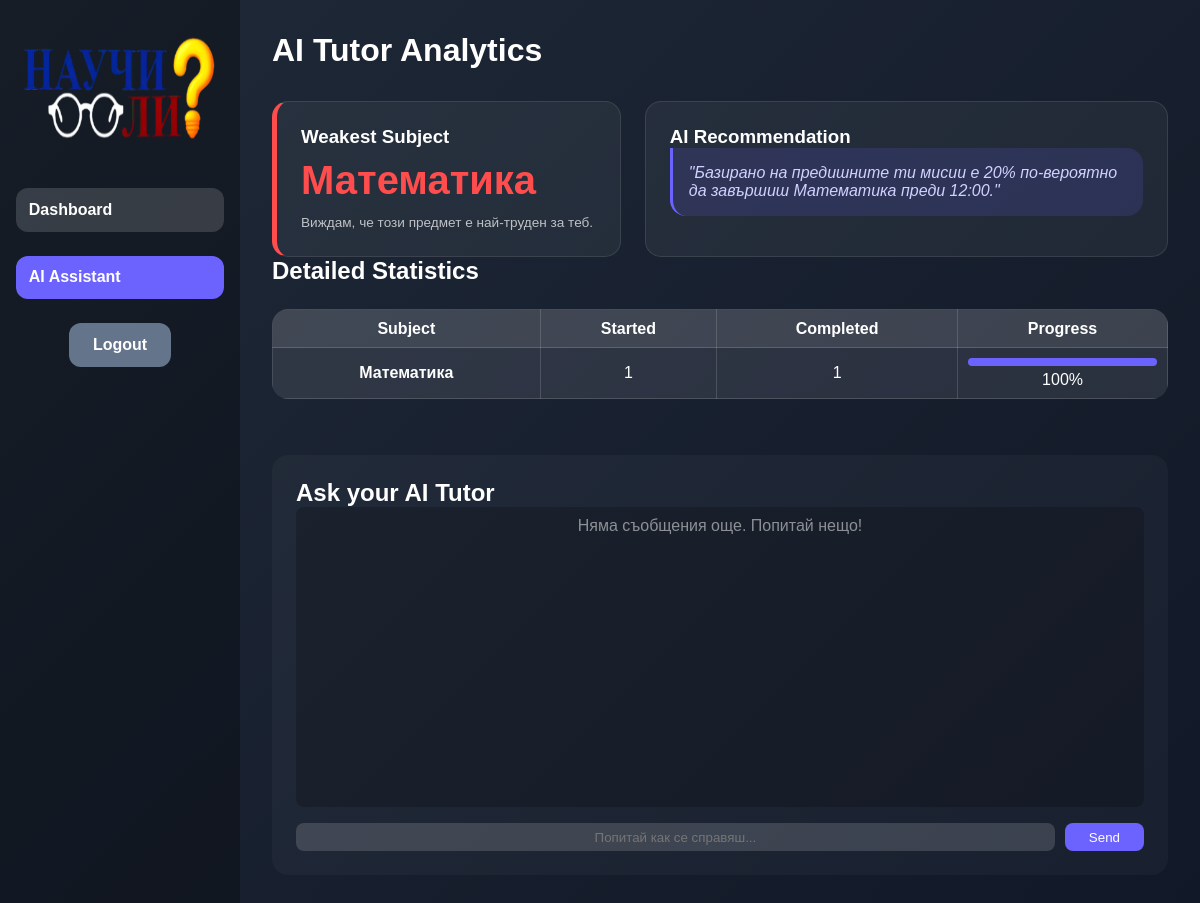
/ai_assistant (signed in), run on an earlier commit of the app's database.
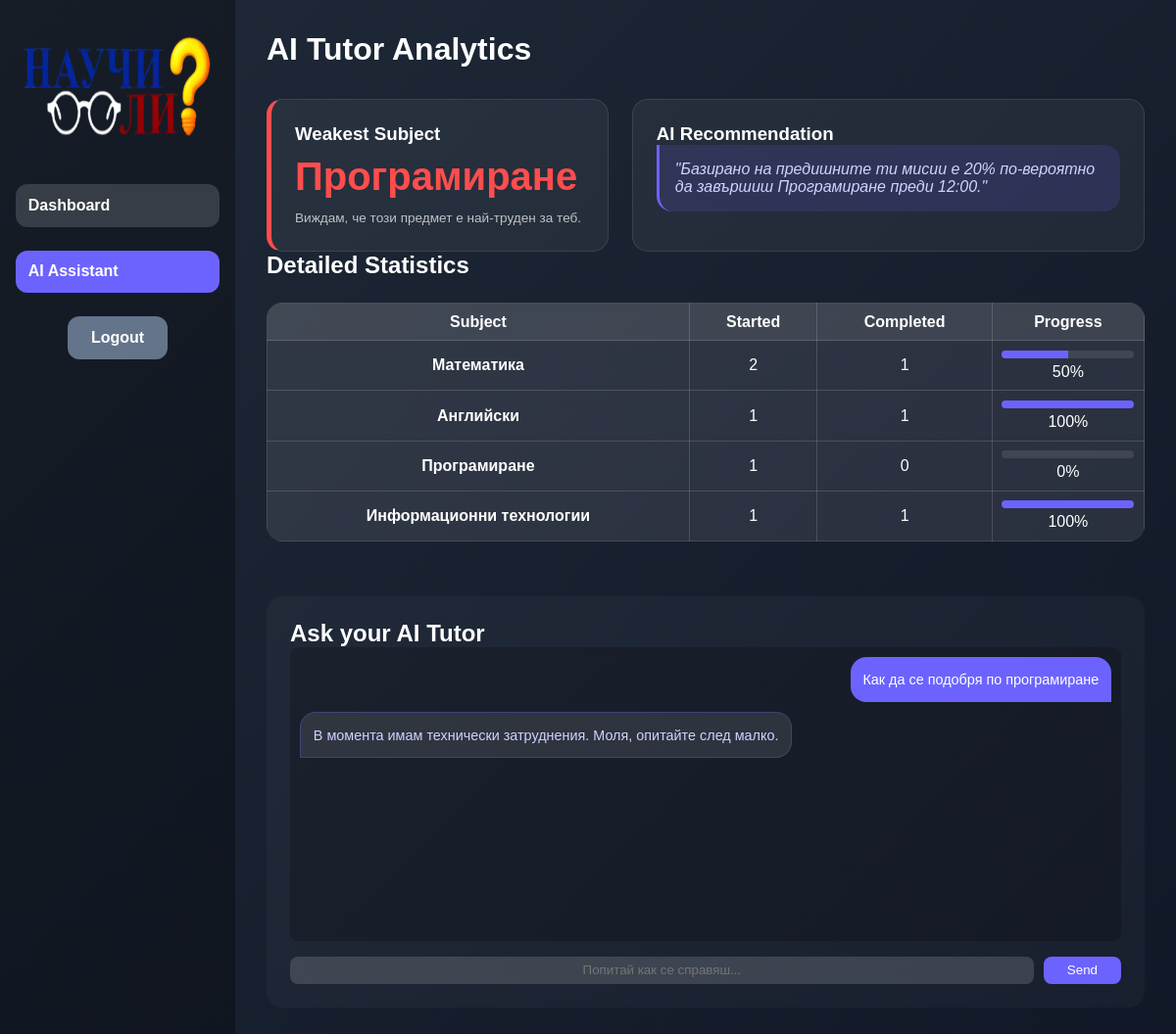
And on a later commit of the database.
### app.py (models this page shows)
class Mission(db.Model):
    id = db.Column(db.Integer, primary_key=True)
    title = db.Column(db.String(200))
    duration = db.Column(db.Integer)      # <--- Make sure this line exists!
    xp_reward = db.Column(db.Integer)
    completed = db.Column(db.Boolean, default=False)
    remaining_seconds = db.Column(db.Integer, default=0)
    user_id = db.Column(db.Integer, db.ForeignKey('user.id'))

class ChatMessage(db.Model):
    id = db.Column(db.Integer, primary_key=True)
    content = db.Column(db.Text, nullable=False)
    is_ai = db.Column(db.Boolean, default=False)
    timestamp = db.Column(db.DateTime, default=datetime.utcnow)
    user_id = db.Column(db.Integer, db.ForeignKey('user.id'))

### app.py (the view)
@app.route('/ai_assistant')
@login_required
def ai_assistant():
    weakest_subject = get_weakest_subject(current_user.id)
    all_missions = Mission.query.filter_by(user_id=current_user.id).all()
    subject_stats = {}
    for m in all_missions:
        subj = m.title.replace("Study Session: ", "")
        if subj not in subject_stats:
            subject_stats[subj] = {'total': 0, 'completed': 0}
        subject_stats[subj]['total'] += 1
        if m.completed:
            subject_stats[subj]['completed'] += 1
    chat_history = ChatMessage.query.filter_by(user_id=current_user.id).order_by(ChatMessage.timestamp.asc()).all()
    return render_template('ai_assistant.html',
                           stats=subject_stats,
                           weakest_subject=weakest_subject,
                           chat_history=chat_history) # <--- Make sure this is here!

### app.py (called while the page is built)
@login_manager.user_loader
def load_user(user_id):
    return User.query.get(int(user_id))

def get_weakest_subject(user_id):
    all_missions = Mission.query.filter_by(user_id=user_id).all()
    if not all_missions:
        return "None yet"
    subject_stats = {}
    for m in all_missions:
        subj = m.title.replace("Study Session: ", "")
        if subj not in subject_stats:
            subject_stats[subj] = {'total': 0, 'completed': 0}
        subject_stats[subj]['total'] += 1
        if m.completed:
            subject_stats[subj]['completed'] += 1
    weakest_subject = "None yet"
    lowest_rate = 101
    for subj, stats in subject_stats.items():
        rate = (stats['completed'] / stats['total']) * 100
        if rate < lowest_rate:
            lowest_rate = rate
            weakest_subject = subj
    return weakest_subject

### templates/ai_assistant.html (shortened to what this page needs)
<!DOCTYPE html>
<html lang="bg">
<head>
    <link rel="stylesheet" href="{{ url_for('static', filename='style.css') }}">
</head>
<body>
    <div class="container">
        <div class="sidebar">
            <div class="logo"><img src="{{ url_for('static', filename='logo.png') }}"></div>
            <a href="{{ url_for('dashboard') }}" class="tab-button">Dashboard</a>
            <a href="{{ url_for('ai_assistant') }}" class="tab-button active">AI Assistant</a>
            <a href="{{ url_for('logout') }}" class="back-btn">Logout</a>
        </div>
        <div class="content-area">
            <h1>AI Tutor Analytics</h1>
            <div class="ai-grid">
                <div class="ai-card highlight">
                    <h3>Weakest Subject</h3>
                    <p class="stat-focus">{{ weakest_subject }}</p>
                    <p class="ai-hint">Виждам, че този предмет е най-труден за теб.</p>
                </div>
                <div class="ai-card">
                    <h3>AI Recommendation</h3>
                    <div class="chat-bubble">
                        "Базирано на предишните ти мисии е 20% по-вероятно да завършиш {{ weakest_subject }} преди
                        12:00."
                    </div>
                </div>
            </div>
            <div class="stats-container">
                <h2>Detailed Statistics</h2>
                <table>
                    <thead>
                        <tr>
                            <th>Subject</th>
                            <th>Started</th>
                            <th>Completed</th>
                            <th>Progress</th>
                        </tr>
                    </thead>
                    <tbody>
                        {% for subj, data in stats.items() %}
                        {% set rate = (data.completed / data.total * 100)|round|int %}
                        <tr>
                            <td><strong>{{ subj }}</strong></td>
                            <td>{{ data.total }}</td>
                            <td>{{ data.completed }}</td>
                            <td>
                                <div class="progress-bg">
                                    <div class="progress-fill" style="width: {{ rate }}%;"></div>
                                </div>
                                <span>{{ rate }}%</span>
                            </td>
                        </tr>
                        {% endfor %}
                    </tbody>
                </table>
            </div>
            <div class="chat-section">
                <h2>Ask your AI Tutor</h2>
                <div class="chat-window" id="chatWindow">
                    {% if chat_history %}
                    {% for msg in chat_history %}
                    <div class="message {{ 'ai-msg' if msg.is_ai else 'user-msg' }}">
                        {{ msg.content }}
                    </div>
                    {% endfor %}
                    {% else %}
                    <p style="text-align: center; opacity: 0.5;">Няма съобщения още. Попитай нещо!</p>
                    {% endif %}
                </div>
                <form action="{{ url_for('ask_ai') }}" method="POST" class="chat-input-area">
                    <input type="text" name="message" placeholder="Попитай как се справяш..." required>
                    <button type="submit" onclick="showLoading()">Send</button>
                </form>
            </div>
        </div>
    </div>
</body>
</html>

### static/style.css (style rules this page uses)
* { margin: 0; padding: 0; box-sizing: border-box; font-family: Arial, Helvetica, sans-serif; }
body { background: linear-gradient(135deg, #1f2937, #111827); color: #fff; min-height: 100vh; }
.container { display: flex; min-height: 100vh; }
.sidebar { width: 15rem; background: rgba(0,0,0,0.3); display: flex; flex-direction: column; align-items: center; padding: 2rem 1rem; gap: 1.5rem; }
.sidebar .logo img { width: 15rem; height: 7rem; margin-bottom: 1rem; filter: brightness(120%); }
.sidebar .tab-button { width: 100%; padding: 0.8rem; background: rgba(255,255,255,0.15); border: none; text-decoration: none; border-radius: 0.75rem; color: #fff; font-weight: bold; cursor: pointer; transition: background 0.2s; }
.tab-button { width: 100%; padding: 0.8rem; background: rgba(255,255,255,0.15); border: none; border-radius: 0.75rem; color: #fff; font-weight: bold; cursor: pointer; transition: background 0.2s; }
.tab-button.active { background: #6c63ff; }
.content-area { flex: 1; padding: 2rem; display: flex; flex-direction: column; }
.back-btn { display: inline-block; padding: 0.8rem 1.5rem; background: #64748b; border-radius: 0.75rem; text-decoration: none; color: white; font-weight: bold; transition: 0.3s; }
a { color: #3b82f6; }
.content-area table { width: 100%; border-collapse: collapse; margin: 1.5rem 0; background: rgba(255,255,255,0.05); border-radius: 1rem; overflow: hidden; }
.content-area th, .content-area td { border: 1px solid rgba(255,255,255,0.15); padding: 0.6rem; text-align: center; }
.content-area th { background: rgba(255,255,255,0.12); font-weight: bold; }
.content-area td { background: rgba(255,255,255,0.04); }
.content-area input[type="text"] { width: 95%; padding: 0.4rem; border-radius: 0.5rem; border: none; outline: none; text-align: center; background: rgba(255,255,255,0.15); color: white; transition: 0.2s; }
.ai-grid { display: grid; grid-template-columns: 1fr 1.5fr; gap: 1.5rem; margin-top: 2rem; }
.ai-card { background: rgba(255, 255, 255, 0.05); padding: 1.5rem; border-radius: 1rem; border: 1px solid rgba(255, 255, 255, 0.1); }
.ai-card.highlight { border-left: 5px solid #ff4d4d; }
.stat-focus { font-size: 2.5rem; font-weight: bold; color: #ff4d4d; margin: 10px 0; }
.ai-hint { font-size: 0.85rem; opacity: 0.7; line-height: 1.4; }
.chat-bubble { background: rgba(108, 99, 255, 0.15); padding: 1rem; border-radius: 0 1rem 1rem 1rem; font-style: italic; color: #d1d1ff; border-left: 3px solid #6c63ff; }
.progress-bg { width: 100%; background: rgba(255,255,255,0.1); height: 8px; border-radius: 4px; overflow: hidden; margin-bottom: 5px; }
.progress-fill { height: 100%; background: #6c63ff; transition: width 0.5s ease-in-out; }
.chat-section { margin-top: 2rem; background: rgba(255, 255, 255, 0.03); padding: 1.5rem; border-radius: 1rem; }
.chat-window { height: 300px; overflow-y: auto; display: flex; flex-direction: column; gap: 10px; padding: 10px; background: rgba(0, 0, 0, 0.2); border-radius: 0.5rem; margin-bottom: 1rem; }
.message { max-width: 80%; padding: 0.8rem; border-radius: 1rem; font-size: 0.9rem; line-height: 1.4; }
.user-msg { align-self: flex-end; background: #6c63ff; color: white; border-bottom-right-radius: 0; }
.ai-msg { align-self: flex-start; background: rgba(255, 255, 255, 0.1); color: #d1d1ff; border-bottom-left-radius: 0; border: 1px solid rgba(108, 99, 255, 0.3); }
.chat-input-area { display: flex; gap: 10px; }
.chat-input-area input { flex-grow: 1; background: rgba(255, 255, 255, 0.1); border: 1px solid rgba(255, 255, 255, 0.2); padding: 0.8rem; border-radius: 0.5rem; color: white; }
.chat-input-area button { background: #6c63ff; color: white; border: none; padding: 0 1.5rem; border-radius: 0.5rem; cursor: pointer; }
:root { --primary: #6c63ff; --success: #22c55e; --error: #ef4444; --accent: #ffd700; }

What changed in the data, as far as the page shows it:
added Mission: title "Програмиране", total "1", completed "0", rate "0"
computed for Mission "Математика": total "1" → "2"; {{ rate }} 100 → 50 (drawn); rate "100" → "50"
added Mission: title "Английски", total "1", completed "1", rate "100"
added Mission: title "Информационни технологии", total "1", completed "1", rate "100"
added ChatMessage: content "Как да се подобря по програмиране"
added ChatMessage: content "В момента имам технически затруднения. Моля, опитайте след малко."
Also different on the page:
{{ weakest_subject }}: "Математика" → "Програмиране"
text no longer shown: "Няма съобщения още. Попитай нещо!"
